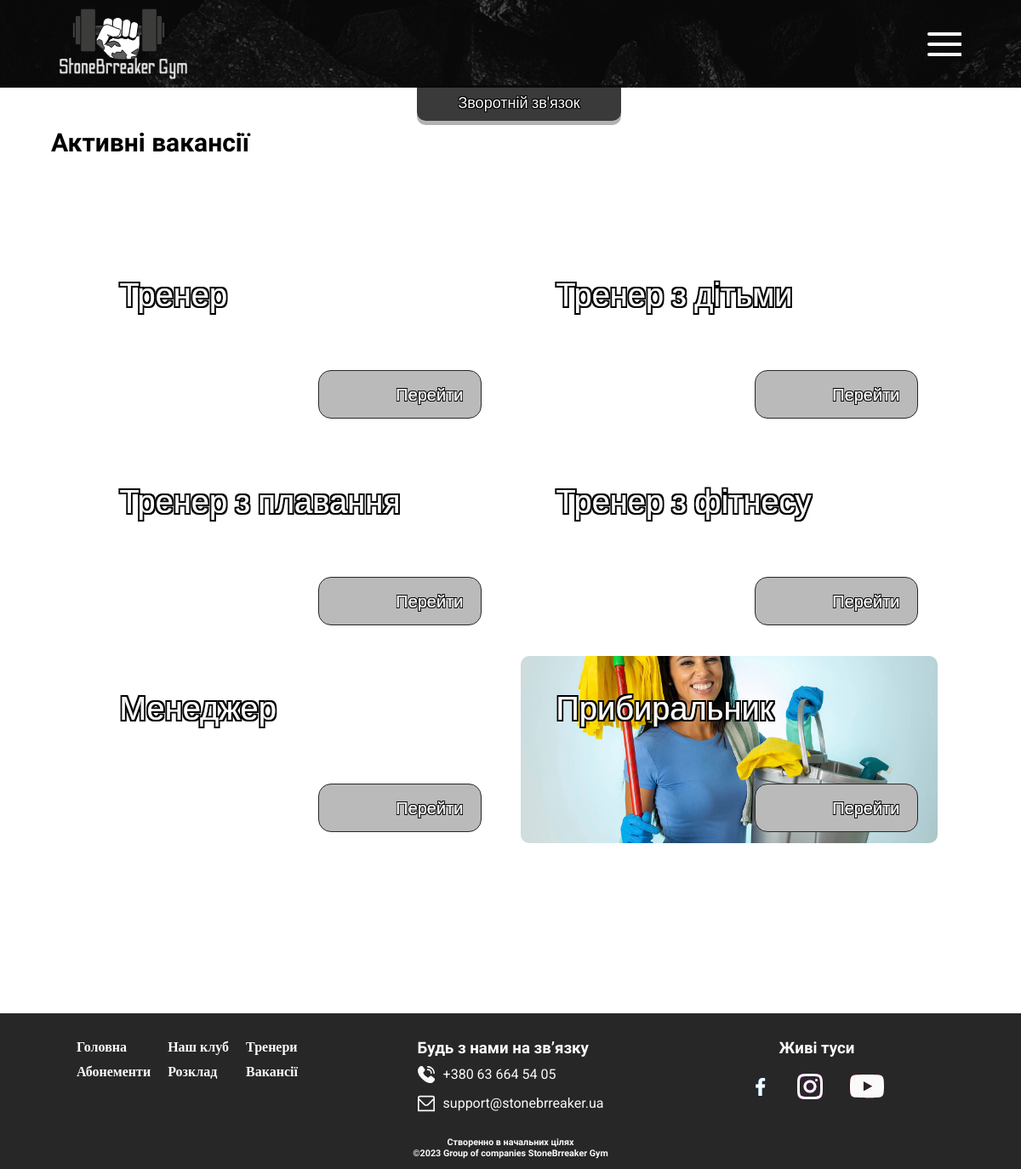
The page /vacancies.php on the database as committed earlier.
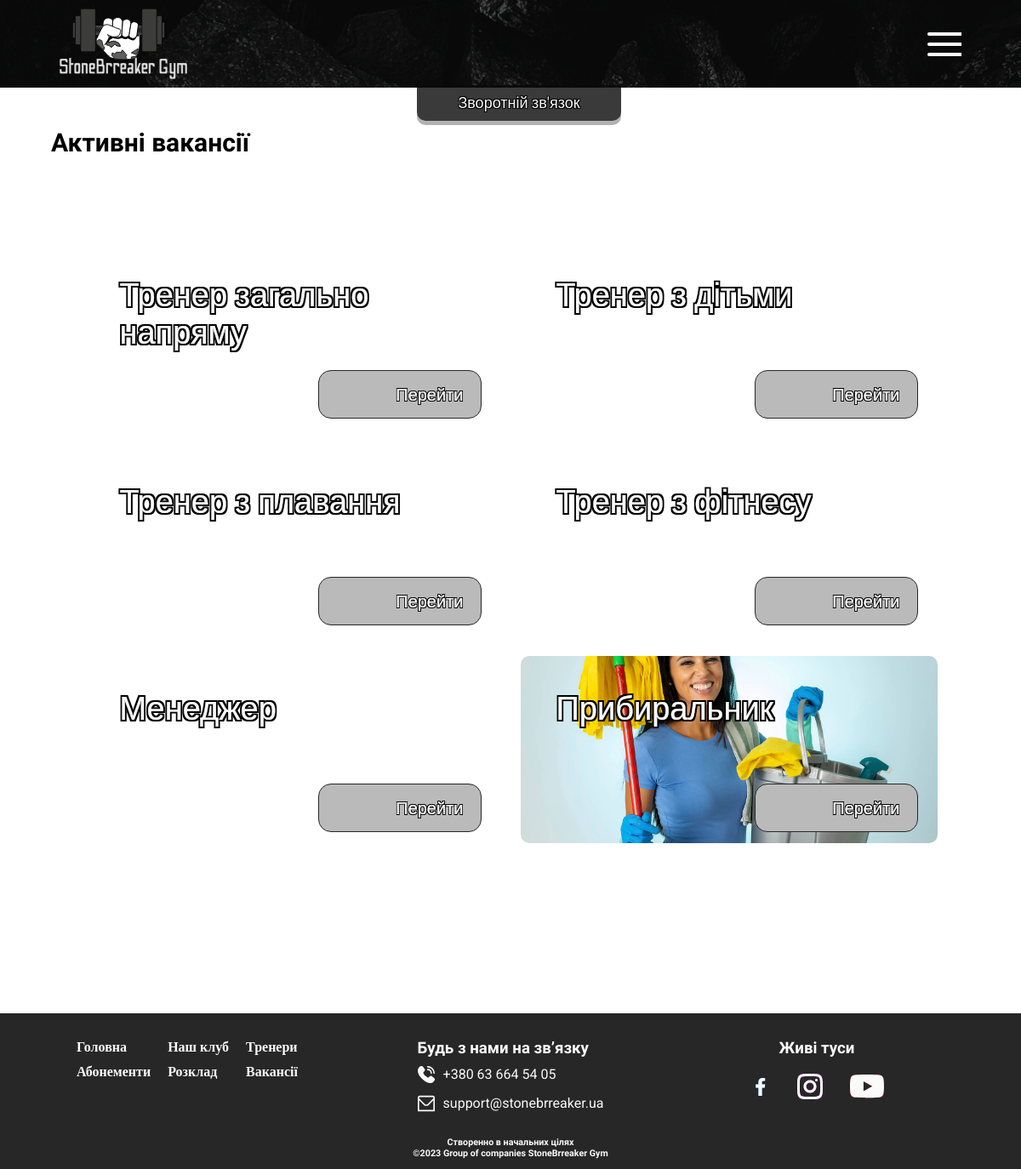
The same page on the database as committed later.
### tables this page shows
CREATE TABLE `vacancies` (
  `id` smallint NOT NULL,
  `id_vac_home` smallint DEFAULT NULL,
  `name_vacancies` varchar(50) DEFAULT NULL,
  `fons` varchar(50) DEFAULT NULL,
  `requirements` text,
  `duties` text
);

### vacancies.php (the view, shortened to what this page needs)
<!DOCTYPE html>
<html lang="ukr">
<head>
   <link rel="stylesheet" type="text/css" href="css/style_vacancies.css">
   <link rel="stylesheet" type="text/css" href="css/zero.css">
   <link rel="stylesheet" type="text/css" href="css/style_feedback.css">
</head>
<?
$connect_bd = mysqli_connect("localhost", "root", "", "StoneBreaker");
?>
<body>
   <div class="wrapper">
      <header class="navigator">
         <div class="conteiner">
            <div class="navigator__row">
               <a href="index.php"><img src="img/logo_1.svg" alt="" class="navigator__logo">
               </a>
               <div class="navigator__connect">
                  <a href="#" class="navigator__con feedbackOpen">Зворотній зв'язок</a>
               </div>
               <div class="navigator__burger">
                  <span></span>
               </div>
            </div>
         </div>
      </header>
      <main class="content">
         <div class="conteiner">
            <div class="vacancies__flex">
               <h2 class="vacancies__title title">Активні вакансії</h2>
               <div class="vacancies__block">
                  <? $v = mysqli_query($connect_bd, "SELECT * FROM `vacancies`");
                  while ($resV = mysqli_fetch_assoc($v)) { ?>
                     <div class="vacancies__cart" style="background: url(img/vacancies/<? echo  $resV['fons']; ?>)  left no-repeat; background-size: cover;">
                        <div class="vacancies__cart-title">
                           <? echo  $resV['name_vacancies'];  ?>
                        </div>
                        <a href="vacancies-act.php?id=<? echo $resV['id'] ?>" class="vacancies__cart-btn">
                           <p class="vacancies__cart-btn-text">
                              Перейти
                           </p>
                        </a>
                     </div>
                  <?
                  }
                  ?>
               </div>
            </div>
         </div>
      </main>
      <footer class="footer">
         <div class="conteiner">
            <div class="footer__row">
               <div class="footer__body">
                  <div class="footer__menu menu">
                     <ul class="footer__punct-menu">
                        <li class="navigator__grid-1 navigator__grid"><a href="index.php">Головна</a></li>
                        <li class="navigator__grid-2 navigator__grid"><a href="our-club.php">Наш клуб</a></li>
                        <li class="navigator__grid-3 navigator__grid"><a href="subscription.php">Абонементи</a></li>
                        <li class="navigator__grid-4 navigator__grid"><a href="timetable.php">Розклад</a></li>
                        <li class="navigator__grid-5 navigator__grid"><a href="vacancies.php">Вакансії</a></li>
                        <li class="navigator__grid-6 navigator__grid"><a href="trainers.php">Тренери</a></li>
                     </ul>
                  </div>
                  <ul class="footer__connection">
                     <h3 class="footer__title">Будь з нами на зв’язку</h3>
                     <div class="footer__num">
                        <li><a href="tel:+380636645405">+380 63 664 54
                              05</a></li>
                     </div>
                     <div class="footer__email">
                        <li><a href="mailto:156student@mksumdu.info" class="footer__email">support@stonebrreaker.ua</a>
                        </li>
                     </div>
                  </ul>
                  <div class="footer__media">
                     <h3 class="footer__title">Живі туси</h3>
                     <div class="footer__icon">
                        <a class="footer__facebook" href="https://www.facebook.com/?locale=uk_UA" target="_blank"><img src="img/icon/icons8-facebook-f.svg" alt="Facebook"></a>
                        <a class="footer__insta" href="https://www.instagram.com/" target="_blank"><img src="img/icon/icons8-instagram.svg" alt="Instagram"></a>
                        <a class="footer__youtube" href="https://www.youtube.com/" target="_blank"><img src="img/icon/Vector.svg" alt="You Tube"></a>
                     </div>
                  </div>
               </div>
               <div class="footer__copirate">
                  <h6 style="text-align: center;">Створенно в начальних цілях <br>©2023 Group of companies StoneBrreaker
                     Gym</h6>
               </div>
            </div>
         </div>
      </footer>
   </div>
</body>
</html>

Rows that differ between the two databases and show on the page:
changed vacancies: name_vacancies "Тренер" → "Тренер загально напряму"
